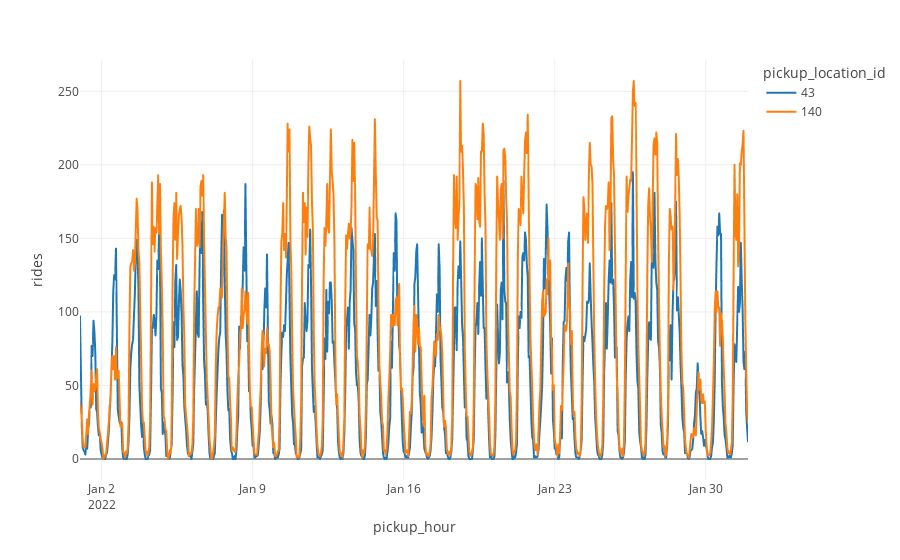

This figure's notebook cell:
### Code cell
plot_rides(agg_rides_all_slots, locations=[43, 140])

### Figure 1 — Plotly figure (JSON) as saved in the notebook; plotly's stock layout.template omitted (floating-point values rounded to 4 significant figures; data arrays with more than 128 entries replaced by an {"elided": "..."} marker saying what was removed)
{"data": [{"hovertemplate": "pickup_location_id=43<br>pickup_hour=%{x}<br>rides=%{y}<extra></extra>", "legendgroup": "43", "line": {"color": "#1F77B4", "dash": "solid"}, "marker": {"symbol": "circle"}, "mode": "lines", "name": "43", "showlegend": true, "type": "scattergl", "x": {"elided": "744 str values"}, "xaxis": "x", "y": {"elided": "744 int values"}, "yaxis": "y"}, {"hovertemplate": "pickup_location_id=140<br>pickup_hour=%{x}<br>rides=%{y}<extra></extra>", "legendgroup": "140", "line": {"color": "#FF7F0E", "dash": "solid"}, "marker": {"symbol": "circle"}, "mode": "lines", "name": "140", "showlegend": true, "type": "scattergl", "x": {"elided": "744 str values"}, "xaxis": "x", "y": {"elided": "744 int values"}, "yaxis": "y"}], "layout": {"legend": {"title": {"text": "pickup_location_id"}, "tracegroupgap": 0}, "margin": {"t": 60}, "xaxis": {"anchor": "y", "domain": [0, 1], "title": {"text": "pickup_hour"}}, "yaxis": {"anchor": "x", "domain": [0, 1], "title": {"text": "rides"}}}}
